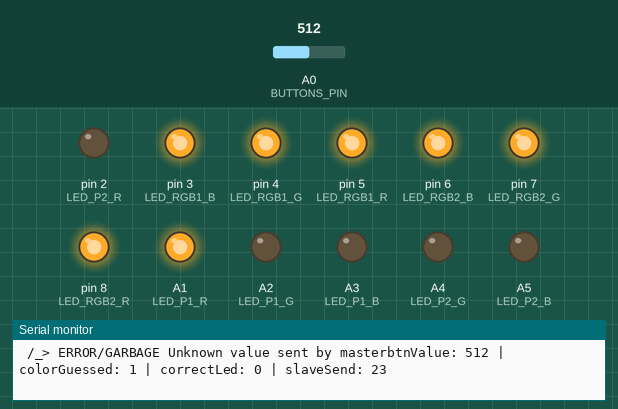
A program run on a simulated Arduino Uno, built with avr-gcc and run on an emulated ATmega328P. Parts: output pins drawn as LEDs (lit = HIGH), the last lines printed to the serial monitor. The inputs (shaded band) are chosen by the test bench; at power-on: A0 (BUTTONS_PIN) = 512.

Above: at 1.2 s.
1.3 s: A0 (BUTTONS_PIN) set to 481
At 2.0 s:
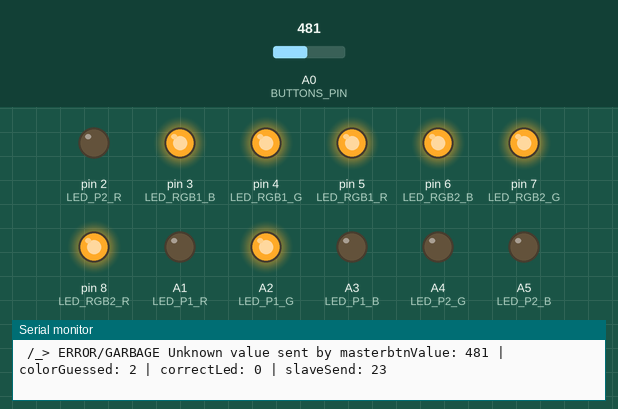
2.9 s: A0 (BUTTONS_PIN) set to 399
5.9 s: A0 (BUTTONS_PIN) set to 373
At 7.0 s:
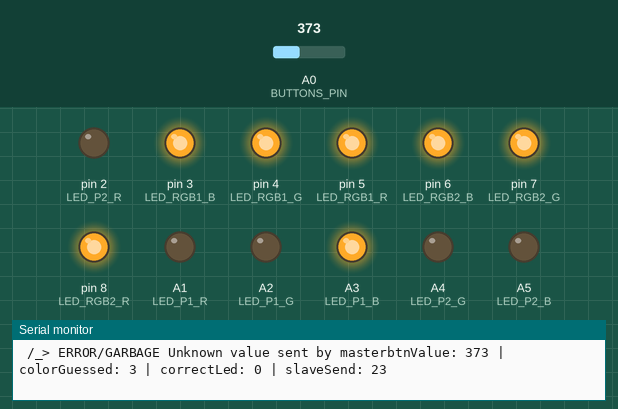
7.4 s: A0 (BUTTONS_PIN) set to 293
10.4 s: A0 (BUTTONS_PIN) set to 267
At 10.8 s:
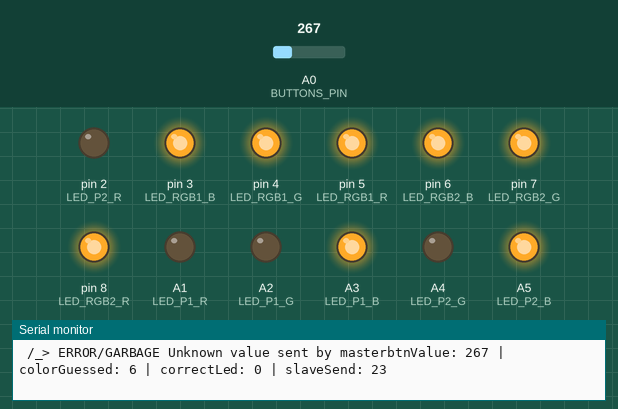
11.9 s: A0 (BUTTONS_PIN) set to 122
At 12.5 s:
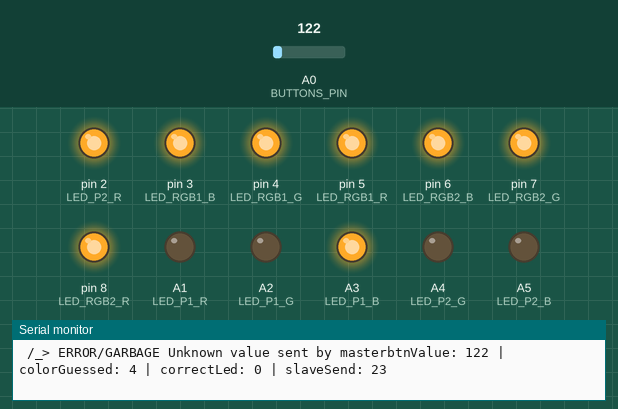
Timing chart, 0 to 14.5 s (numbered marks = the images above; inputs shaded):
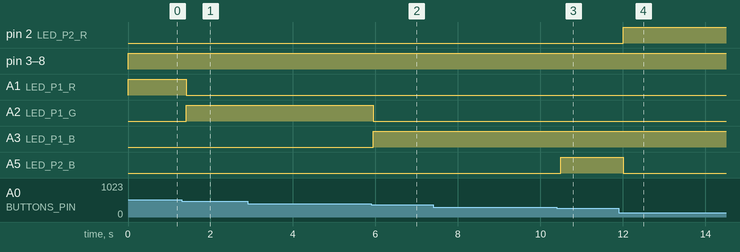

Measured:
- the behaviour switches between 500 and 499 on A0 (BUTTONS_PIN) (found by bisection; images 0 and 1)
- the behaviour switches between 390 and 389 on A0 (BUTTONS_PIN) (found by bisection; images 1 and 2)
- the behaviour switches between 275 and 274 on A0 (BUTTONS_PIN) (found by bisection; images 2 and 3)
- after the input at 1.3 s, A1 (LED_P1_R): HIGH → LOW after 0.11 s; A2 (LED_P1_G): LOW → HIGH after 0.11 s
- after the input at 5.9 s, A2 (LED_P1_G): HIGH → LOW after 0.05 s; A3 (LED_P1_B): LOW → HIGH after 0.05 s
- after the input at 10.4 s, A5 (LED_P2_B): LOW → HIGH after 0.10 s
- after the input at 11.9 s, pin 2 (LED_P2_R): LOW → HIGH after 0.11 s; A5 (LED_P2_B): HIGH → LOW after 0.11 s

The program:

main.cpp
```cpp
#include <Arduino.h>
#include <SPI.h>

#define BAUD_RATE 9600

#define SPI_RGB1_R 1
#define SPI_RGB1_G 2
#define SPI_RGB1_B 3
#define SPI_RGB2_R 4
#define SPI_RGB2_G 5
#define SPI_RGB2_B 6

#define SPI_BTN1_R 11
#define SPI_BTN1_G 12
#define SPI_BTN1_B 13
#define SPI_BTN2_R 14
#define SPI_BTN2_G 15
#define SPI_BTN2_B 16

#define GAME_START 21
#define GAME_STOP 20
#define IGNORE 23
// RGB LEDS
#define LED_RGB1_R 5
#define LED_RGB1_G 4
#define LED_RGB1_B 3
#define LED_RGB2_R 8
#define LED_RGB2_G 7
#define LED_RGB2_B 6
// Simple LEDs
// dreapta
#define LED_P1_R A1
#define LED_P1_G A2
#define LED_P1_B A3
// stanga
#define LED_P2_R 2
#define LED_P2_G A4
#define LED_P2_B A5
// Buttons
#define BUTTONS_PIN A0
// max values (+40 for interferences from the LEDs)
#define BTN_V_P1_R 1000
#define BTN_V_P1_G 500
#define BTN_V_P1_B 390
#define BTN_V_P2_R 130
#define BTN_V_P2_G 195
#define BTN_V_P2_B 275

volatile boolean received;
volatile byte slaveReceived, slaveSend = IGNORE;
int x;
bool gameOn = 0;
int correctLed = 0;
int colorGuessed = IGNORE;
int rgbLed;
int parasitVoltage = 50; // can take values between 0 - ~36
/*
NOTE: Arduino gives voltage on 0 and 1
*/

int buttonState;
int lastButtonState = 0;
unsigned long lastDebounceTime = 0;
unsigned long debounceDelay = 50;
// delay with millis
void delayMillis(unsigned long milliseconds)
{
  unsigned long currentTimeDelay = millis();
  unsigned long goalTimeDelay = currentTimeDelay + milliseconds;

  while (millis() <= goalTimeDelay)
    ;
}
/*
Set the RGB LEDs color or a group of LEDs color
ledGroup: 0-RGB player 1; 1-RGB player 2; 2-LEDs player 1; 3-LEDs player 2
*/
void setLedColor(int ledGroup, bool red, bool green, bool blue)
{
  switch (ledGroup)
  {
  case 0:
    digitalWrite(LED_RGB1_R, red);
    digitalWrite(LED_RGB1_G, green);
    digitalWrite(LED_RGB1_B, blue);
    break;
  case 1:
    digitalWrite(LED_RGB2_R, red);
    digitalWrite(LED_RGB2_G, green);
    digitalWrite(LED_RGB2_B, blue);
    break;
  case 2:
    digitalWrite(LED_P1_R, red);
    digitalWrite(LED_P1_G, green);
    digitalWrite(LED_P1_B, blue);
    break;
  case 3:
    digitalWrite(LED_P2_R, red);
    digitalWrite(LED_P2_G, green);
    digitalWrite(LED_P2_B, blue);
    break;

  default: // error
    digitalWrite(LED_RGB1_R, 1);
    digitalWrite(LED_RGB1_G, 1);
    digitalWrite(LED_RGB1_B, 1);
    digitalWrite(LED_RGB2_R, 1);
    digitalWrite(LED_RGB2_G, 1);
    digitalWrite(LED_RGB2_B, 1);
    break;
  }
}

ISR(SPI_STC_vect)
{
  slaveReceived = SPDR;
  SPDR = slaveSend;
  received = true;
}
void setup()
{

  Serial.begin(BAUD_RATE);

  randomSeed(analogRead(0));

  pinMode(MISO, OUTPUT);
  SPCR |= _BV(SPE);
  received = false;
  SPI.attachInterrupt();

  pinMode(LED_RGB1_R, OUTPUT);
  pinMode(LED_RGB1_G, OUTPUT);
  pinMode(LED_RGB1_B, OUTPUT);
  pinMode(LED_RGB2_R, OUTPUT);
  pinMode(LED_RGB2_G, OUTPUT);
  pinMode(LED_RGB2_B, OUTPUT);

  pinMode(LED_P1_R, OUTPUT);
  pinMode(LED_P1_G, OUTPUT);
  pinMode(LED_P1_B, OUTPUT);
  pinMode(LED_P2_R, OUTPUT);
  pinMode(LED_P2_G, OUTPUT);
  pinMode(LED_P2_B, OUTPUT);

  pinMode(A0, INPUT); // Buttons
}

void loop()
{
  long int lastMillis = millis();
  int btnValue = analogRead(BUTTONS_PIN);
  if (!gameOn)
  {
    // GAME OFF logic
    Serial.print("OFF --- receive:");
    Serial.print(slaveReceived);
    Serial.print(" | send:");
    Serial.println(slaveSend);
    setLedColor(2, 0, 0, 0);
    setLedColor(0, 0, 0, 0);
    setLedColor(3, 0, 0, 0);
    setLedColor(1, 0, 0, 0);
    if (btnValue > parasitVoltage)
    { // if any button is pressed
      gameOn = 1;
      slaveSend = GAME_START;
    }
    else
    {
      slaveSend = IGNORE;
    }
  }
  else
  {
    if (slaveReceived >= SPI_RGB1_R && slaveReceived <= SPI_RGB1_B)
    {
      setLedColor(3, 0, 0, 0);
      setLedColor(1, 0, 0, 0);
    }
    else if (slaveReceived >= SPI_RGB2_R && slaveReceived <= SPI_RGB2_B)
    {
      setLedColor(2, 0, 0, 0);
      setLedColor(0, 0, 0, 0);
    }
    // slaveSend = IGNORE;
    switch (slaveReceived) // set the color that needs to be activated
    {
    case SPI_RGB1_R:
      setLedColor(0, 1, 0, 0);
      correctLed = SPI_RGB1_R;
      break;
    case SPI_RGB1_G:
      setLedColor(0, 0, 1, 0);
      correctLed = SPI_RGB1_G;
      break;
    case SPI_RGB1_B:
      setLedColor(0, 0, 0, 1);
      correctLed = SPI_RGB1_B;
      break;
    case SPI_RGB2_R:
      setLedColor(1, 1, 0, 0);
      correctLed = SPI_RGB2_R;
      break;
    case SPI_RGB2_G:
      setLedColor(1, 0, 1, 0);
      correctLed = SPI_RGB2_G;
      break;
    case SPI_RGB2_B:
      setLedColor(1, 0, 0, 1);
      correctLed = SPI_RGB2_B;
      break;
    case GAME_STOP:
      gameOn = 0;
      break;
    case IGNORE:
      break;
    default:
      Serial.print(" /_> ERROR/GARBAGE Unknown value sent by master");
      setLedColor(0, 1, 1, 1);
      setLedColor(1, 1, 1, 1);
      break;
    }
    // slaveSend = IGNORE;
    if (btnValue > parasitVoltage)
    { // get the preset button value
      if (btnValue < BTN_V_P2_R)
      {
        setLedColor(3, 1, 0, 0);
        colorGuessed = SPI_RGB2_R;
      }
      else if (btnValue < BTN_V_P2_G)
      {
        setLedColor(3, 0, 1, 0);
        colorGuessed = SPI_RGB2_G;
      }
      else if (btnValue < BTN_V_P2_B)
      {
        setLedColor(3, 0, 0, 1);
        colorGuessed = SPI_RGB2_B;
      }
      else if (btnValue < BTN_V_P1_B)
      {
        setLedColor(2, 0, 0, 1);
        colorGuessed = SPI_RGB1_B;
      }
      else if (btnValue < BTN_V_P1_G)
      {
        setLedColor(2, 0, 1, 0);
        colorGuessed = SPI_RGB1_G;
      }
      else if (btnValue < BTN_V_P1_R)
      {
        setLedColor(2, 1, 0, 0);
        colorGuessed = SPI_RGB1_R;
      }
    }
    // for debug:
    Serial.print("btnValue: ");
    Serial.print(btnValue);

    Serial.print(" | colorGuessed: ");
    Serial.print(colorGuessed);

    Serial.print(" | correctLed: ");
    Serial.print(correctLed);

    Serial.print(" | slaveSend: ");
    Serial.println(slaveSend);
    if (colorGuessed == correctLed)
    {                            // if the button pressed corresponds to the right color
      slaveSend = colorGuessed; // se pastreaza in memorie
      colorGuessed = IGNORE;
    }
    else
    {
      slaveSend = IGNORE;
    }
  }
}
```
